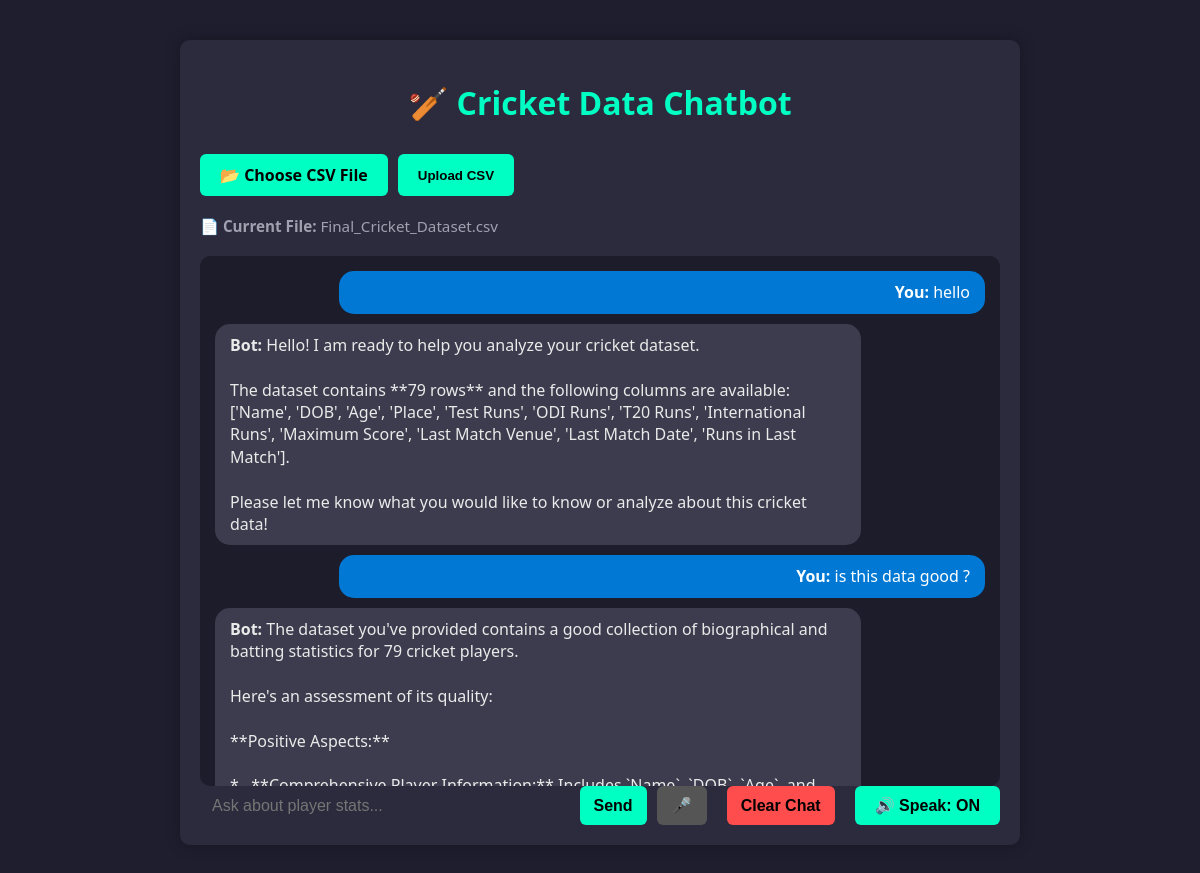
The page / on the database its author committed.
### tables this page shows
CREATE TABLE current_file (id INTEGER PRIMARY KEY, filename TEXT);

CREATE TABLE chat_history (id INTEGER PRIMARY KEY, message TEXT, response TEXT);

### app.py (the view)
@app.route('/')
def index():
    current_file = get_current_file()
    conn = sqlite3.connect(DB_FILE)
    cursor = conn.cursor()
    cursor.execute("SELECT message, response FROM chat_history")
    history = cursor.fetchall()
    conn.close()
    return render_template('index.html', history=history, filename=current_file)

### app.py (called while the page is built)
def get_current_file():
    conn = sqlite3.connect(DB_FILE)
    cursor = conn.cursor()
    cursor.execute("SELECT filename FROM current_file ORDER BY id DESC LIMIT 1")
    result = cursor.fetchone()
    conn.close()
    return result[0] if result else None

### templates/index.html (shortened to what this page needs)
<!DOCTYPE html>
<html>
<head>
    <link rel="stylesheet" href="{{ url_for('static', filename='style.css') }}">
</head>
<body>
<div class="container">
    <h1>🏏 Cricket Data Chatbot</h1>
    <form method="POST" enctype="multipart/form-data" action="/upload" class="upload-form">
        <label for="fileUpload" class="custom-file-upload">📂 Choose CSV File</label>
        <button type="submit">Upload CSV</button>
    </form>
    {% if filename %}
        <p class="filename">📄 <strong>Current File:</strong> {{ filename }}</p>
    {% else %}
        <p class="filename">⚠️ No file uploaded.</p>
    {% endif %}
    <div class="chat-box" id="chatHistory">
        {% for message, response in history %}
            <div class="chat-entry user-msg">
                <div class="bubble user"><strong>You:</strong> {{ message }}</div>
            </div>
            <div class="chat-entry bot-msg">
                <div class="bubble bot"><strong>Bot:</strong> {{ response }}</div>
            </div>
        {% endfor %}
    </div>
    <form id="chatForm" class="message-form">
        <input type="text" id="messageInput" name="message" placeholder="Ask about player stats..." required>
        <button type="submit">Send</button>
        <button type="button" id="micBtn" title="Speak" style="background-color:#555;">🎤</button>
        <button type="button" id="clearChatBtn" style="background-color:#ff4d4d; margin-left: 10px;">Clear Chat</button>
        <button type="button" id="speakToggle" class="on" title="Toggle speak">🔊 Speak: ON</button>
    </form>
</div>
</body>
</html>

### static/style.css (style rules this page uses)
body { background-color: #1e1e2f; color: #e1e1e1; font-family: 'Segoe UI', Tahoma, Geneva, Verdana, sans-serif; margin: 0; padding: 0; }
.container { max-width: 800px; margin: 40px auto; padding: 20px; background-color: #2b2b3d; border-radius: 10px; box-shadow: 0 0 15px rgba(0,0,0,0.3); }
h1 { text-align: center; color: #00ffc3; margin-bottom: 30px; }
.upload-form, .message-form { display: flex; gap: 10px; margin-bottom: 20px; }
.upload-form input[type="file"], .message-form input[type="text"] { flex: 1; padding: 10px; border: none; border-radius: 6px; }
.upload-form button, .message-form button { background-color: #00ffc3; color: #000; border: none; padding: 10px 20px; border-radius: 6px; cursor: pointer; font-weight: bold; }
.filename { margin-bottom: 20px; font-size: 0.95rem; color: #a0a0b0; }
.chat-box { background-color: #1c1c2a; border-radius: 10px; padding: 15px; height: 500px; display: flex; flex-direction: column; }
.chat-entry { margin-bottom: 10px; }
.bubble { padding: 10px 15px; border-radius: 15px; max-width: 80%; line-height: 1.4; white-space: pre-wrap; }
.user-msg .bubble.user { background-color: #0078d4; color: #fff; margin-left: auto; text-align: right; }
.bot-msg .bubble.bot { background-color: #3c3c4e; color: #eaeaea; margin-right: auto; }
.message-form { margin-bottom: 0; }
.message-form input[type="text"] { flex-grow: 1; max-width: none; padding: 8px 12px; font-size: 1rem; border-radius: 6px; border: none; background-color: #2b2b3d; color: #e1e1e1; outline: none; }
.message-form button { padding: 8px 14px; font-size: 1rem; min-width: 50px; border-radius: 6px; cursor: pointer; background-color: #00ffc3; color: #000; border: none; font-weight: bold; }
.custom-file-upload { background-color: #00ffc3; color: #000; padding: 10px 20px; border-radius: 6px; cursor: pointer; font-weight: bold; display: inline-block; transition: background-color 0.2s ease; }
#micBtn { border-radius: 6px; color: white; padding: 10px; cursor: pointer; border: none; }

### templates/index.html (style rules this page uses)
.chat-box { max-height: 70vh; overflow-y: auto; }
.chat-entry { animation: fadeIn 0.4s ease-in; }
#speakToggle { background-color: #00ffc3; color: #000; border: none; padding: 10px 20px; border-radius: 6px; cursor: pointer; font-weight: bold; margin-left: 10px; }

### rows shown on the page
current_file: filename "Final_Cricket_Dataset.csv"
chat_history: message "hello", response "Hello! I am ready to help you analyze your cricket dataset. The dataset contains **79 rows** and the following columns are available: ['Name', 'DOB', 'Age', 'Place', 'Test Runs', 'ODI Runs', 'T20 Runs', 'International Runs', 'Maximum Score', 'Last Match Venue', 'Last Match Date', 'Runs in Last Match']. Please let me know what you would like to know or analyze about this cricket data!"
chat_history: message "is this data good ?", response "The dataset you've provided contains a good collection of biographical and batting statistics for 79 cricket players. Here's an assessment of its quality: **Positive Aspects:**…"
